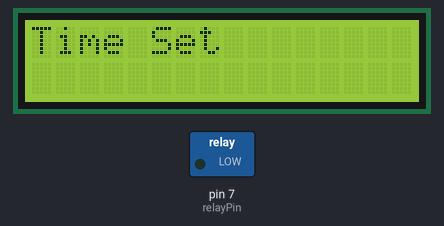
This sketch was run on a simulated Arduino Uno, built with avr-gcc and run on an emulated ATmega328P. On the bench: 16×2 character LCD, switched loads named in the sketch (green lamp = pin HIGH). The local clock reads 2024-03-15 10:24:30 at power-on unless the sketch sets it.

Above: at 0.1 s.
At 2.1 s:
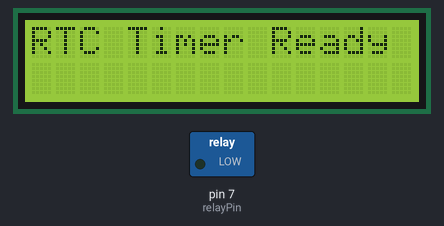
At 4.2 s:
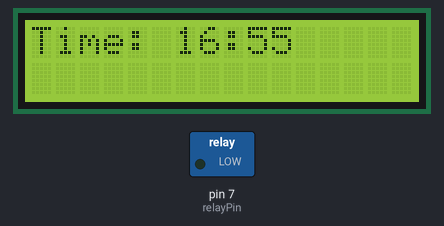
At 60.9 s:
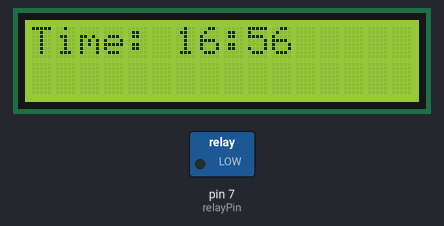
At 120.6 s:
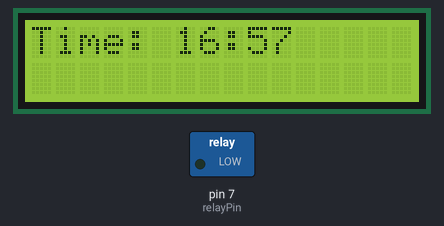

The sketch:

RTC.ino
```cpp
#include <Wire.h>
#include <LiquidCrystal_I2C.h>
#include <RTClib.h>

// Initialize the LCD display with I2C address 0x27
LiquidCrystal_I2C lcd(0x27, 16, 2);

// Initialize the RTC module
RTC_DS3231 rtc;

// Relay pin
const int relayPin = 7;

// Set desired time for the relay to turn ON (adjust as needed)
int onHour = 17;   // 5:00 PM
int onMinute = 00;

// Set desired time for the relay to turn OFF (adjust as needed)
int offHour = 17;   // 5:00 PM
int offMinute = 02;

bool setInitialTime = true;  // Set to true to allow manual time entry

void setup() {
  // Start serial communication
  Serial.begin(9600);

  // Initialize the LCD
  lcd.init();       // Use init() instead of begin()
  lcd.backlight();  // Turn on the backlight

  // Initialize the RTC
  if (!rtc.begin()) {
    Serial.println("Couldn't find RTC");
    lcd.setCursor(0, 0);
    lcd.print("RTC not found!");
    while (1); // Stop execution if the RTC is not found
  }

  // Allow for manual time setting once
  if (setInitialTime) {
    // Set initial time manually (for example: August 9, 2024, 12:00:00)
    rtc.adjust(DateTime(2024, 8, 17, 16, 55, 0));  // Change this to your initial time
    lcd.setCursor(0, 0);
    lcd.print("Time Set");
    delay(2000);  // Wait for 2 seconds
    lcd.clear();

    setInitialTime = false;  // Once the time is set, change to false (you can comment this line in future uploads)
  }

  // Initialize relay pin as OUTPUT
  pinMode(relayPin, OUTPUT);
  digitalWrite(relayPin, LOW);  // Turn relay off by default

  lcd.setCursor(0, 0);
  lcd.print("RTC Timer Ready");
  delay(2000);  // Wait for 2 seconds
  lcd.clear();
}

void loop() {
  // Get the current time from the RTC
  DateTime now = rtc.now();

  // Display the current time on the LCD
  lcd.setCursor(0, 0);
  lcd.print("Time: ");
  lcd.print(now.hour());
  lcd.print(":");
  if (now.minute() < 10) {
    lcd.print("0");  // Leading zero for minutes < 10
  }
  lcd.print(now.minute());

  // Check if it's time to turn the relay ON or OFF
  if ((now.hour() == onHour && now.minute() == onMinute) || (now.hour() > onHour && now.hour() < offHour)) {
    digitalWrite(relayPin, HIGH);  // Turn relay ON
    lcd.setCursor(0, 1);
    lcd.print("Relay ON ");
  } else if (now.hour() == offHour && now.minute() == offMinute) {
    digitalWrite(relayPin, LOW);  // Turn relay OFF
    lcd.setCursor(0, 1);
    lcd.print("Relay OFF");
  } else if (now.hour() > offHour && now.hour() < onHour) {
    digitalWrite(relayPin, LOW);  // Turn relay OFF outside active hours
    lcd.setCursor(0, 1);
    lcd.print("Relay OFF");
  }

  delay(1000);  // Refresh every second
}
```

Measured:
- what the display in image 1 shows lasts 2.0 s, from 2.1 s to 4.1 s
- what the display in image 2 shows lasts 56.7 s, from 4.1 s to 60.8 s
- what the display in image 3 shows lasts 59.8 s, from 60.8 s to 120.6 s
